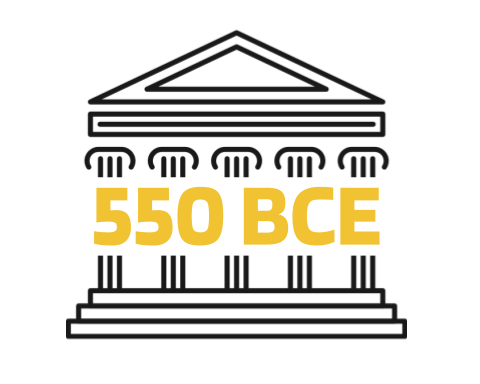
#> input picture 550 BCE.png, 480 x 384 px
$ python main.py
#> lines starting #> are read from the running program, lines starting #| are printed output that depends on the picture
import tkinter as tk
import time
from tkinter.constants import DISABLED, NORMAL, LEFT
from PIL import ImageTk, Image
from data import *
import random
from scrollFrame import ScrollableFrame, paragraph_elements

INDIGO = (0, 0, 20)
BLUE = (0, 0, 60)
WHITE = (255, 255, 255)
HEX_DIGITS = ["0", "1", "2", "3", "4", "5", "6", "7", "8", "9", "a", "b", "c", "d", "e", "f"]

def blank():
    pass

def center(win): #center a window
    win.update_idletasks()
    width = win.winfo_width()
    frm_width = win.winfo_rootx() - win.winfo_x()
    win_width = width + 2 * frm_width
    height = win.winfo_height()
    titlebar_height = win.winfo_rooty() - win.winfo_y()
    win_height = height + titlebar_height + frm_width
    x = win.winfo_screenwidth() // 2 - win_width // 2
    y = win.winfo_screenheight() // 2 - win_height // 2
    win.geometry('{}x{}+{}+{}'.format(width, height, x, y))
    win.deiconify()
    win.update()

def rgbToHex(values):
#> called with values = (0, 0, 20)
    s = "#"
    for num in values:
        digit1 = num//16
        digit2 = num-digit1*16
        s += HEX_DIGITS[digit1] + HEX_DIGITS[digit2]
    return s

# [60 lines left out: functions hexTorgb, transitionOut, transitionIn, not called in this run]


def message(message):
    global scr, c
    l = c.create_text(c.winfo_width()/2, c.winfo_height()/2, fill=rgbToHex(INDIGO), text=message, font="optima 15 bold", tags="element")
    labels.append(l)
    transitionIn(0.1)
    transitionOut(0.1)
    labels.remove(l)
    c.delete(l)

def displayIntro():
    global scr, c, buttons, labels
    message("Life is full of changes")
    message("some big, some small")
    message("but changes nonetheless")
    message("and there are some things that change with us")
    message("whether in a day, or in a millennia.")
    updateAnimation(1.5)
    message("This is the story of one of them.")
    updateAnimation(2)
    title1 = c.create_text(c.winfo_width()/2, 150, fill=rgbToHex(INDIGO), text="Mathematical", font="georgia 100 bold", tags="element")
    labels.append(title1)
    title2 = c.create_text(c.winfo_width()/2, 250, fill=rgbToHex(INDIGO), text="Identity", font="{snell roundhand} 100 bold", tags="element")
    labels.append(title2)
    enter = tk.Button(scr, text="Begin", font="{snell roundhand} 40", bg=rgbToHex(INDIGO), fg=rgbToHex(INDIGO), highlightbackground=rgbToHex(INDIGO))
    enter.pack()
    buttons.append(enter)
    scr.update()
    enter.place(x=400-enter.winfo_width()/2, y=400)
    enter.config(command=lambda x=enter: displayMain(x))
    transitionIn(0.1)

# [50 lines left out: functions displayMain, displayParagraph, not called in this run]

def updateAnimation(seconds):
    global scr, c, animation_elements
    step = 3
    frequency = 1
    speed = 0.01
    for i in range(int(seconds*100)):
        if random.randint(1, frequency) == 1:
            x_variant =  random.randint(-20, 20)
            y_variant =  random.randint(-20, 20)
            r = c.create_rectangle(400 + x_variant, 300 + y_variant, 401 + x_variant, 301 + y_variant, outline=rgbToHex(INDIGO), tags='0')
            animation_elements.append(r)
        for particle in animation_elements:
            coords = c.bbox(particle)
            if coords[0] > 800 or coords[1] < 0 or coords[2] < 0 or coords[3] > 600:
                c.delete(particle)
                animation_elements.remove(particle)
                continue
            x_increment = (coords[0] + coords[2])/2 - 400
            y_increment = (coords[1] + coords[3]) / 2 - 300
            c.move(particle, x_increment*speed, y_increment*speed)
            if int(c.itemcget(particle, "tags")[0]) % 5 == 0:
                outline = c.itemcget(particle, "outline")
                outline = hexTorgb(outline)
                for i in range(3):
                    if outline[i] < 255:
                        if outline[i] + step > 255:
                            outline[i] = 255
                        else:
                            outline[i] += step
                c.itemconfig(particle, outline=rgbToHex(outline))
            new_tag = int(c.itemcget(particle, "tags")[0]) + 1
            c.itemconfig(particle, tags=str(new_tag))
        c.tag_raise("element")
        scr.update()
        scr.after(1)


# [7 lines left out: function exitParagraph, not called in this run]


buttons = []
canvas_array = []
canvas_elements = []
labels = []
scr = tk.Tk()
scr.geometry('800x600')
scr.title("Mathematical Identity")
scr.config(bg=rgbToHex(INDIGO))
center(scr)
#> (the call stopped at in center, `frm_width = win.winfo_rootx() - win.winfo_x()`: tkinter is not available in this run)
c = tk.Canvas(scr, height=600, width=800, bg=rgbToHex(INDIGO), highlightbackground=rgbToHex(INDIGO))
c.place(x=0, y=0)
animation_elements = []

def imgSizing(w, h):
    scale = max(w, h) / 400
    return round(w / scale), round(h / scale)

images = []

for path in image_paths:
    img = Image.open(rf'{path}')
#> img is the input picture: PIL image 480x384 RGBA; mean R, G, B, A 226.3, 223.7, 216, 255
    img = img.resize(imgSizing(img.width, img.height))
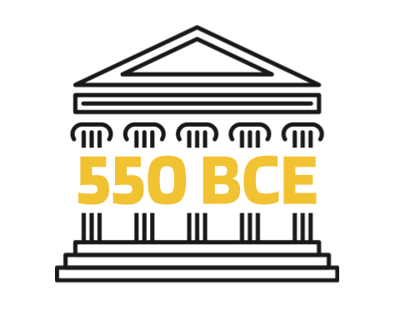
#> img: PIL image 400x320 RGBA; mean R, G, B, A 226.2, 223.5, 215.9, 255
    img = ImageTk.PhotoImage(img)
    images.append(img)
#> pass 2 of the loop `for path in image_paths:`:
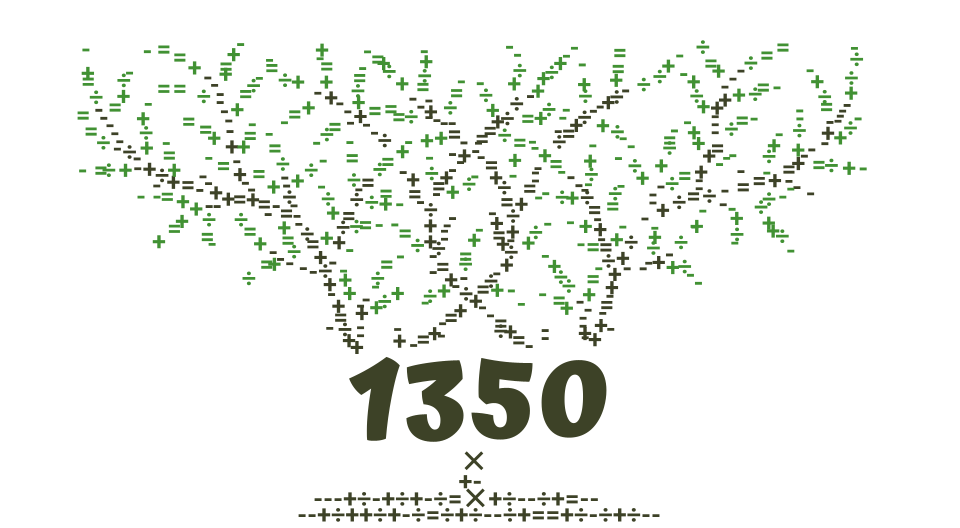
#> input picture 1350.png, 960 x 528 px
#> img is the input picture: PIL image 960x528 RGBA; mean R, G, B, A 239.4, 242.1, 237.9, 254.1
#> `img = img.resize(imgSizing(img.width, img.height))`:
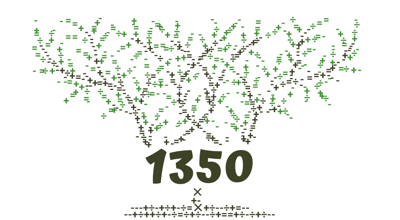
#> img: PIL image 400x220 RGBA; mean R, G, B, A 239.5, 242.3, 238, 254.2; transparent parts drawn white
#> pass 3 of the loop `for path in image_paths:`:
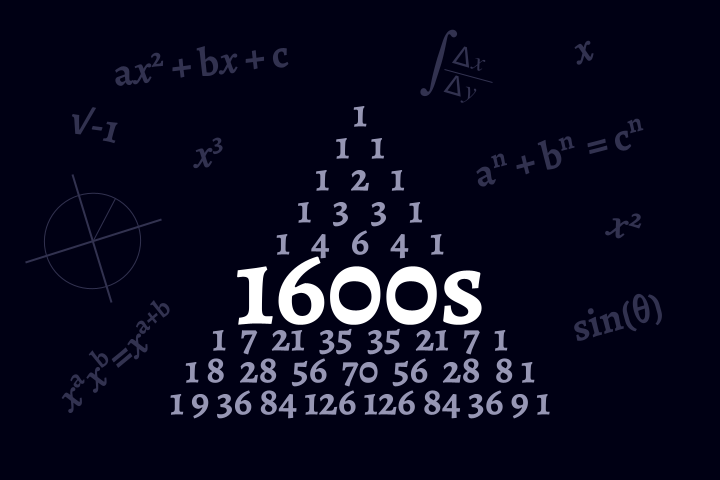
#> input picture 1600s.png, 720 x 480 px
#> img is the input picture: PIL image 720x480 RGBA; mean R, G, B, A 10.7, 10.7, 30.8, 255
#> `img = img.resize(imgSizing(img.width, img.height))`:
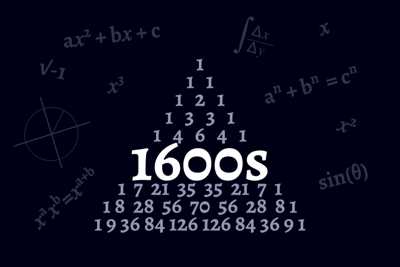
#> img: PIL image 400x267 RGBA; mean R, G, B, A 10.8, 10.8, 30.8, 255
#> the loop made 5 passes; the first 3 are shown

scr.update()

displayIntro()
#> (the call stopped at in message, `l = c.create_text(c.winfo_width()/2, c.winfo_height()/2, fill=rgbToHex..`: tkinter is not available in this run)
#> (the call stopped at in message, `l = c.create_text(c.winfo_width()/2, c.winfo_height()/2, fill=rgbToHex..`: tkinter is not available in this run)
#> (the call stopped at in message, `l = c.create_text(c.winfo_width()/2, c.winfo_height()/2, fill=rgbToHex..`: tkinter is not available in this run)
#> (the call stopped at in message, `l = c.create_text(c.winfo_width()/2, c.winfo_height()/2, fill=rgbToHex..`: tkinter is not available in this run)
#> (the call stopped at in message, `l = c.create_text(c.winfo_width()/2, c.winfo_height()/2, fill=rgbToHex..`: tkinter is not available in this run)
#> (the run stopped early here; a loop or call above may not have finished)
